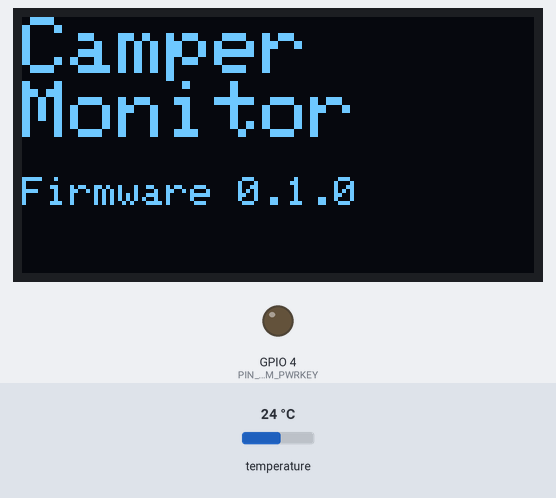
Bench run of a program on a simulated ESP32. Shown: 128×64 one-colour display, output pins drawn as LEDs (lit = HIGH). The test bench sets the inputs (shaded band); at power-on: temperature 24 °C. What the program prints to the serial monitor is not drawn.

Above: at 0.6 s.
At 7.7 s:
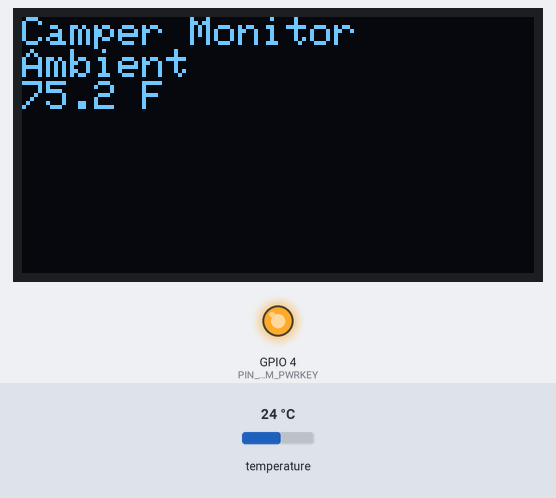
7.8 s: temperature set to 12 °C
At 13.3 s:
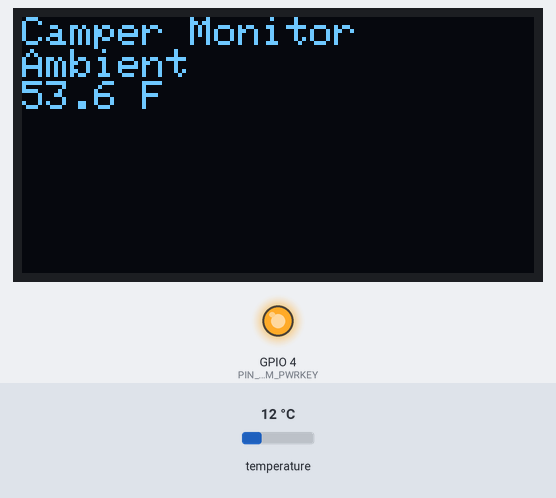
13.6 s: temperature set to 19 °C
At 18.4 s:
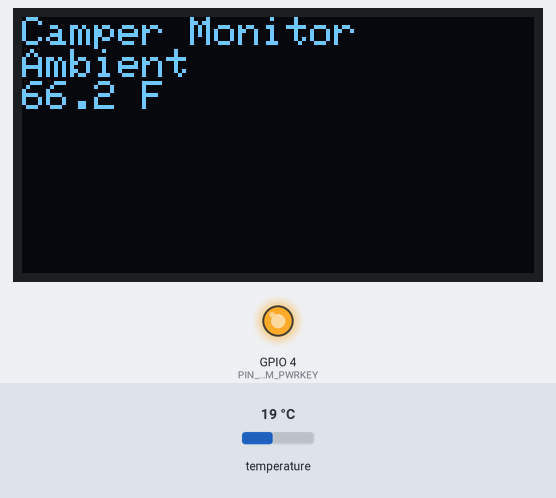
18.9 s: temperature set to 28 °C
At 23.4 s:
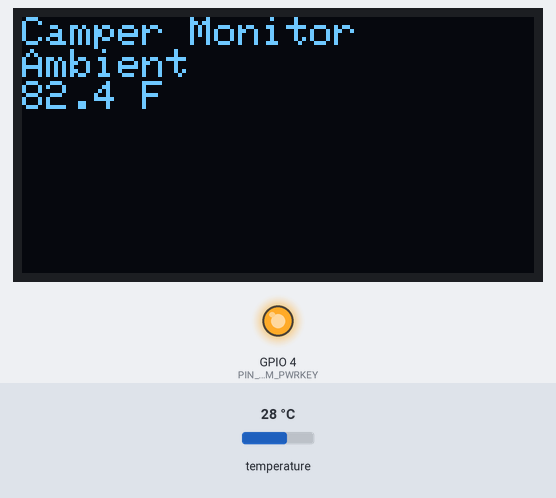
Timing chart, 0 to 24.9 s (numbered marks = the images above; inputs shaded):
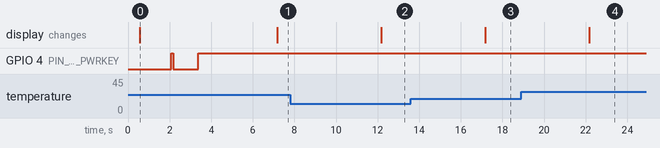

The program:

main.cpp
```cpp
#include <Arduino.h>

#include "Display.h"
#include "Temperature.h"
#include "Modem.h"
#include "MQTT.h"

Temperature temp;

void setup()
{
    Serial.begin(115200);
    delay(500);

    if (!oled.begin())
    {
        Serial.println("OLED failed!");
    }

    if (!temp.begin())
    {
        Serial.println("Temperature sensor not found!");
    }

    oled.bootScreen();
    delay(1500);

    if (!cellular.begin())
    {
        Serial.println("Modem FAILED");
        return;
    }

    Serial.println("Modem OK");

    if (mqtt.begin())
    {
        Serial.println("MQTT OK");
    }
    else
    {
        Serial.println("MQTT FAILED");
    }
}

void loop()
{
    mqtt.loop();

    static unsigned long lastDisplay = 0;
    static unsigned long lastPublish = 0;

    const unsigned long now = millis();

    if (now - lastDisplay >= 5000)
    {
        lastDisplay = now;

        const float temperatureF = temp.getFahrenheit();

        Serial.printf("Ambient: %.1f F\n", temperatureF);

        oled.status(
            "Camper Monitor",
            "Ambient",
            String(temperatureF, 1) + " F");
    }

    if (now - lastPublish >= 30000)
    {
        lastPublish = now;

        const float temperatureF = temp.getFahrenheit();

        if (mqtt.publishAmbient(temperatureF))
        {
            Serial.println("Published temperature");
        }
        else
        {
            Serial.println("Temperature publish failed");
        }
    }
}
```

Secrets.example.h
```cpp
#pragma once

// Cellular
#define APN "hologram"
#define APN_USER ""
#define APN_PASS ""

// MQTT
#define MQTT_HOST "YOUR_MQTT_BROKER"
#define MQTT_PORT 8883

#define MQTT_USER "camper_monitor"
#define MQTT_PASSWORD "YOU_PASSWORD"

#define MQTT_CLIENT_ID "camper-monitor-01"
```

Display.cpp
```cpp
#include "Display.h"
#include <Wire.h>
# include "Pins.h"
Display oled;

bool Display::begin()
{
    Wire.begin(PIN_OLED_SDA, PIN_OLED_SCL);

    if (!display.begin(SSD1306_SWITCHCAPVCC, 0x3C))
        return false;

    display.clearDisplay();
    display.setTextColor(SSD1306_WHITE);

    return true;
}

void Display::bootScreen()
{
    display.clearDisplay();

    display.setTextSize(2);
    display.setCursor(0, 0);
    display.println("Camper");

    display.println("Monitor");

    display.setTextSize(1);
    display.println();
    display.println("Firmware 0.1.0");

    display.display();
}

void Display::status(
    const String &line1,
    const String &line2,
    const String &line3)
{
    display.clearDisplay();

    display.setTextSize(1);

    display.setCursor(0, 0);
    display.println(line1);

    display.println(line2);

    display.println(line3);

    display.display();
}
```

Display.h
```cpp
#pragma once

#include <Adafruit_GFX.h>
#include <Adafruit_SSD1306.h>

class Display
{
public:
    bool begin();

    void bootScreen();

    void status(
        const String &line1,
        const String &line2,
        const String &line3);

private:
    Adafruit_SSD1306 display =
        Adafruit_SSD1306(128, 64, &Wire, -1);
};

extern Display oled;
```

MQTT.cpp
```cpp
//#include <Arduino.h>
//#include <TinyGsmClient.h>
//#include <PubSubClient.h>

//#include "MQTT.h"
//#include "Secrets.h"
//#include "Modem.h"

//TinyGsmClientSecure secureClient(modem);
//PubSubClient client(secureClient);

//MQTT mqtt;

//bool MQTT::begin()
//{
    // TEMPORARY for initial testing

  //  client.setServer(MQTT_HOST, MQTT_PORT);

    //Serial.println("Connecting to MQTT...");

    //if (!client.connect(
    //        MQTT_CLIENT_ID,
    //        MQTT_USER,
     //       MQTT_PASSWORD))
    //{
    //    Serial.print("MQTT failed, rc=");
    //    Serial.println(client.state());
    //    return false;
    //}

    //Serial.println("MQTT Connected!");

    //return true;
//}

//void MQTT::loop()
//{
//    client.loop();
//}

//bool MQTT::publishAmbient(float temp)
//{
//    char buffer[16];
//    snprintf(buffer, sizeof(buffer), "%.1f", temp);

//    return client.publish("camper/ambient", buffer, true);
//}
#include <Arduino.h>

#include "MQTT.h"

MQTT mqtt;

bool MQTT::begin()
{
    Serial.println("MQTT TLS not configured yet.");
    return false;
}

void MQTT::loop()
{
}

bool MQTT::publishAmbient(float temperatureF)
{
    (void)temperatureF;
    return false;
} 
```

MQTT.h
```cpp
#pragma once

class MQTT
{
public:
    bool begin();
    void loop();
    bool publishAmbient(float temp);
};

extern MQTT mqtt;
```

Modem.cpp
```cpp
#include <Arduino.h>
#include <TinyGsmClient.h>

#include "Modem.h"
#include "Pins.h"
#include "Secrets.h"

HardwareSerial SerialAT(1);

TinyGsm gsm(SerialAT);
Modem cellular;

bool Modem::begin()
{
    Serial.println("Starting modem...");

    SerialAT.begin(
        115200,
        SERIAL_8N1,
        PIN_MODEM_RX,
        PIN_MODEM_TX);

    pinMode(PIN_MODEM_PWRKEY, OUTPUT);

    digitalWrite(PIN_MODEM_PWRKEY, HIGH);
    delay(100);

    digitalWrite(PIN_MODEM_PWRKEY, LOW);
    delay(1200);

    digitalWrite(PIN_MODEM_PWRKEY, HIGH);
    delay(3000);

    Serial.println("Initializing TinyGSM...");

    if (!gsm.init())
    {
        Serial.println("TinyGSM init failed");
        return false;
    }

    Serial.println("TinyGSM initialized!");
    Serial.println(gsm.getModemInfo());

    Serial.println("Waiting for network...");

    if (!gsm.waitForNetwork(60000L))
    {
        Serial.println("Network registration failed");
        return false;
    }

    Serial.println("Network connected!");

    Serial.print("Operator: ");
    Serial.println(gsm.getOperator());

    Serial.print("Signal: ");
    Serial.println(gsm.getSignalQuality());

    Serial.println("Connecting to packet data...");

    if (!gsm.gprsConnect(APN, APN_USER, APN_PASS))
    {
        Serial.println("Packet data connection FAILED");
        return false;
    }

    Serial.println("Packet data connected!");

    Serial.print("IP Address: ");
    Serial.println(gsm.localIP());

    return true;
}
```

Modem.h
```cpp
#pragma once

#include <TinyGsmClient.h>

class Modem
{
public:
    bool begin();
};

extern Modem cellular;
extern TinyGsm gsm;
```

Temperature.cpp
```cpp
#include "Temperature.h"
#include "Pins.h"

#include <OneWire.h>
#include <DallasTemperature.h>

OneWire oneWire(PIN_TEMP_AMBIENT);
DallasTemperature sensors(&oneWire);

bool Temperature::begin()
{
    sensors.begin();

    return sensors.getDeviceCount() > 0;
}

float Temperature::getFahrenheit()
{
    sensors.requestTemperatures();

    return sensors.getTempFByIndex(0);
}
```

Temperature.h
```cpp
#pragma once

class Temperature
{
public:
    bool begin();
    float getFahrenheit();
};
```

Pins.h
```cpp
#pragma once
#include <Arduino.h>
constexpr uint8_t PIN_OLED_SDA      = 21;
constexpr uint8_t PIN_OLED_SCL      = 22;

constexpr uint8_t PIN_TEMP_AMBIENT  = 32;

constexpr uint8_t PIN_MODEM_TX      = 27;
constexpr uint8_t PIN_MODEM_RX      = 26;
constexpr uint8_t PIN_MODEM_PWRKEY  = 4;
```

Measured:
- after the input at 7.8 s, the display: changes after 4.4 s (image 2)
- after the input at 13.6 s, the display: changes after 3.6 s (image 3)
- after the input at 18.9 s, the display: changes after 3.3 s (image 4)
- what the display in image 0 shows lasts 6.6 s, from 0.6 s to 7.2 s
